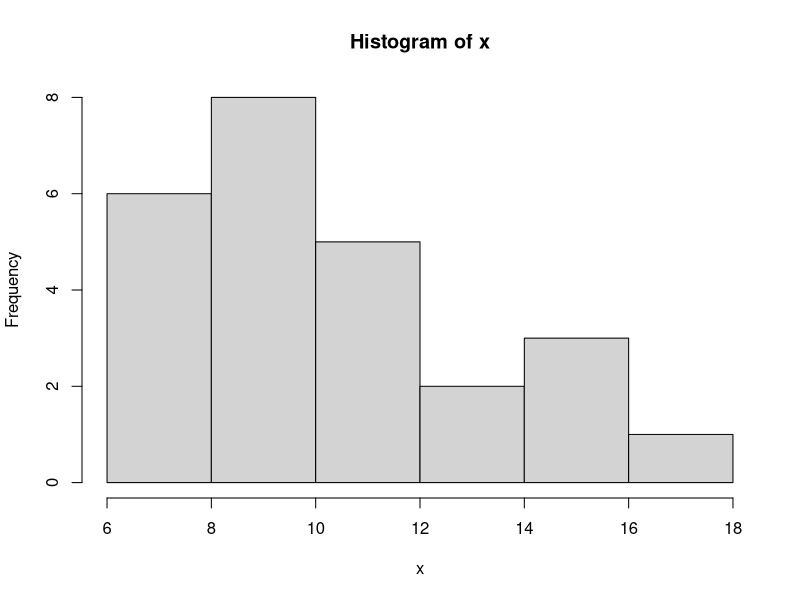
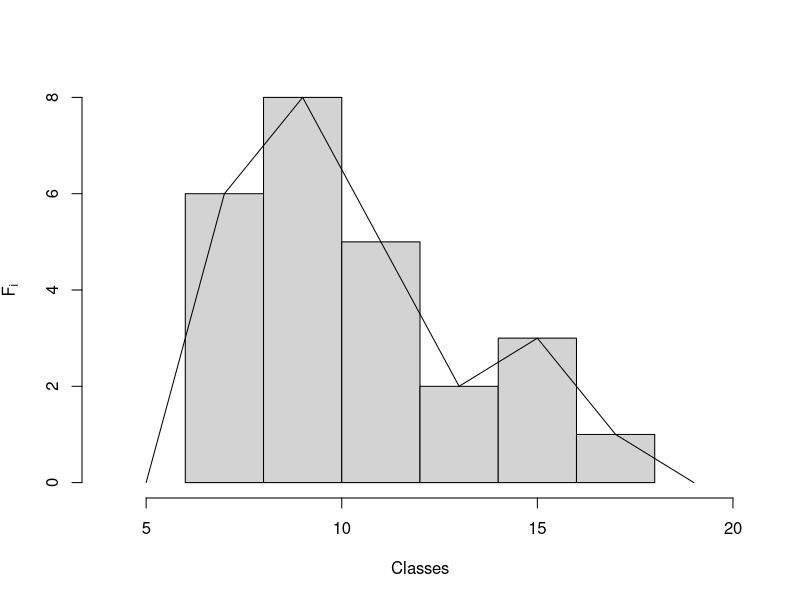

Generate these figures, in order, with R:
x = c(9, 10, 12, 10, 8, 15, 10, 13, 15, 8, 10, 7, 8, 6, 16, 9, 17, 
13, 11, 11, 8, 10, 12, 11, 9)

h = hist(x)

hist(x,xlim=c(4,20),xlab="Classes",ylab=expression(F[i]),main="")
lines(c(5,h$mids,19),c(0,h$counts,0))


